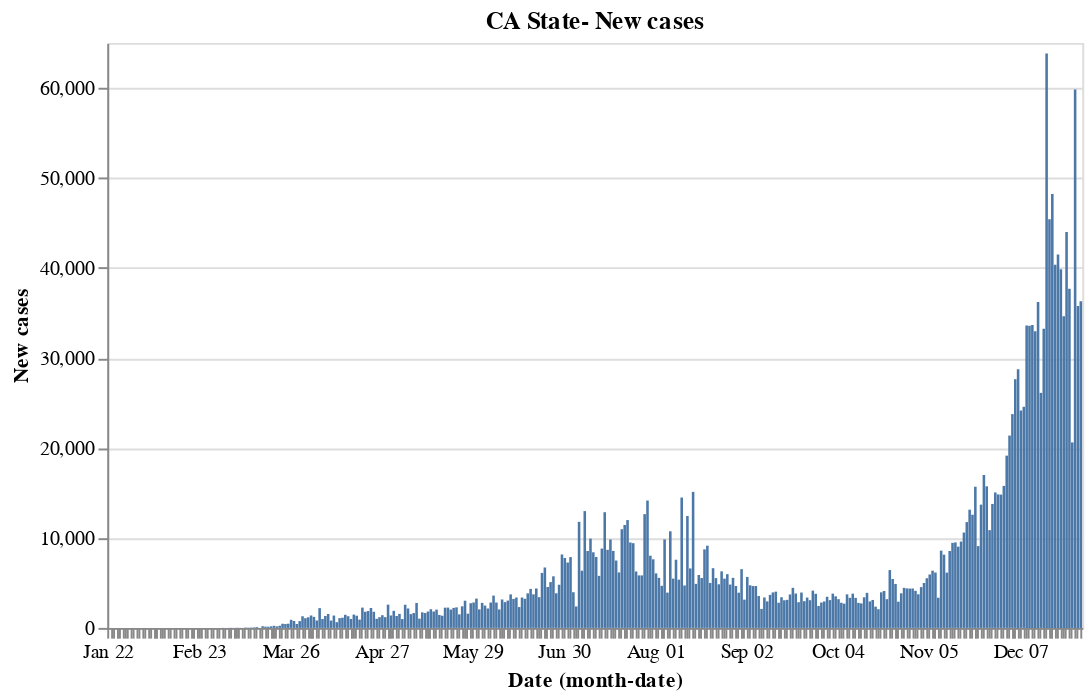

The code cell stored with this chart in its notebook:
### Code cell
red = alt.value("#f54242")
##Ca data
#base_ca.encode(y='Confirmed').properties(title='Total Confirmed') | base_ca.encode(y='Deaths',color = red).properties(title='Total deaths')
base_ca.encode(y='New cases').properties(title='CA State- New cases')

### Figure 1 — Vega-Lite specification as saved in the notebook (floating-point values rounded to 4 significant figures; data arrays with more than 128 entries replaced by an {"elided": "..."} marker saying what was removed)
{"config": {"view": {"continuousWidth": 400, "continuousHeight": 300}}, "data": {"name": "data-97754ec4585cfbcb245ecc960b17e682"}, "mark": "bar", "encoding": {"x": {"type": "ordinal", "field": "Date", "timeUnit": "monthdate"}, "y": {"type": "quantitative", "field": "New cases"}}, "title": "CA State- New cases", "width": 500, "$schema": "https://vega.github.io/schema/vega-lite/v4.8.1.json", "datasets": {"data-97754ec4585cfbcb245ecc960b17e682": {"elided": "342 records"}}}
